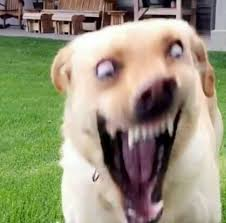
#> input picture pillow/pillow.png, 226 x 223 px, found by its file name
$ python pillow.py
#> lines starting #> are read from the running program, lines starting #| are printed output that depends on the picture
# -*- coding: utf-8 -*-
"""
Created on Tue Aug  6 17:16:01 2019

@author: JIGAR'S PC
"""
import os
import PIL


file_name=os.getcwd()+"\pillow.png"

orig_img=PIL.Image.open(file_name)
#> orig_img is the input picture: PIL image 226x223 RGB; mean R, G, B 151.4, 148.1, 121.6


def create_contact(imgs):
    width=imgs[0].width
    height=imgs[0].height

    contact_img=PIL.Image.new(imgs[0].mode,(width * 3,height * 3))

    for i in range(3):
        for j in range(3):
            contact_img.paste(imgs[i + j*3],(width * i,height * j))

    return contact_img

def change_intensity(img,channel,intensity):
    new_img=PIL.Image.new(img.mode,(img.width,img.height))
    for i in range(img.width):
        for j in range(img.height):
            pixel=list(img.getpixel((i,j)))
            pixel[channel]=int(pixel[channel]*intensity)
            new_img.putpixel((i,j),tuple(pixel))
    return new_img
def show(img,name):
    img.save(os.getcwd()+"\{}.png".format(name),"PNG")
    os.startfile(os.getcwd()+"\{}".format(name)+".png")

imgs=[]
intensities=[0.1,0.5,0.9]
channels=[0,1,2]
for channel in channels:
    for intensity in intensities:
        imgs.append(change_intensity(orig_img,channel,intensity))
#> after the loop, imgs = 9 items

contact=create_contact(imgs)
#> in create_contact, `width=imgs[0].width`: width = 226
#> in create_contact, `contact_img=PIL.Image.new(imgs[0].mode,(width * 3,height * 3))`: contact_img: PIL image 678x669 RGB; every value is 0
#> after the loop in create_contact, `for i in range(3):`:
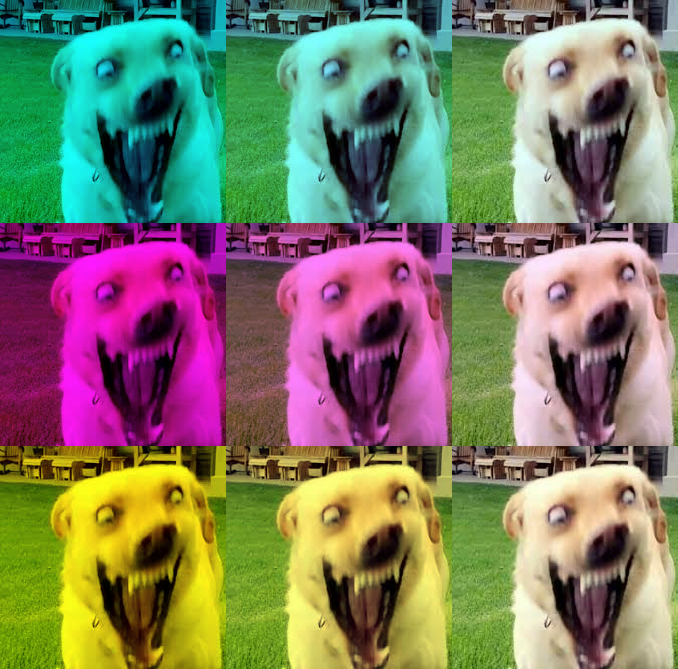
#> contact_img: PIL image 678x669 RGB; mean R, G, B 126.1, 123.3, 101.2
show(contact,"something")
